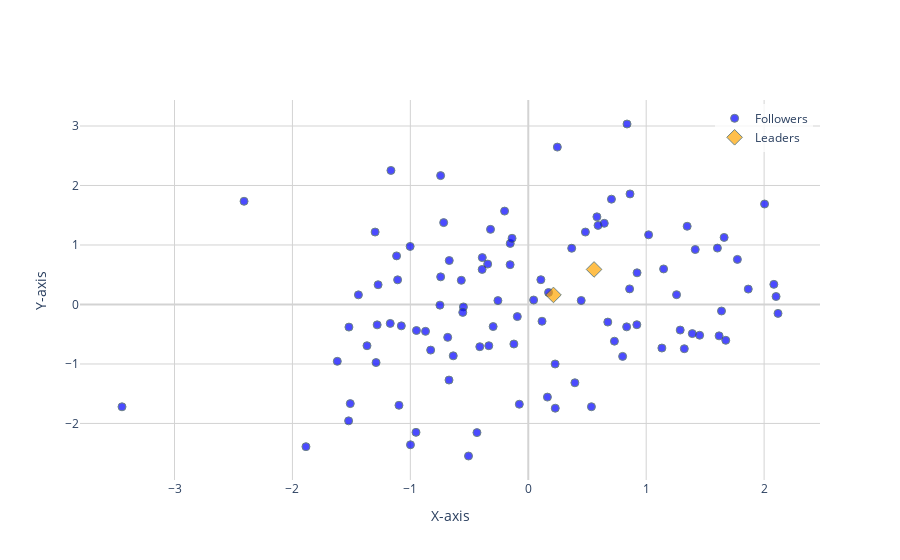

Notebook code for this chart:
### Code cell
if delta > 0:
    fig = create_scatter_plot(
            data_sets=[(xs[:, 0], xs[:, 1]), (zs[:, 0], zs[:, 1]), (phis[:, 0], phis[:, 1])],
            labels=["Followers", "Leaders", "Status quo"],
            colors=["blue", "orange", "green"],
            sizes=[8, 12, 10],
            symbols=["circle", "diamond", "star"],
            title=""
        )
else:
    fig = create_scatter_plot(
            data_sets=[(xs[:, 0], xs[:, 1]), (zs[:, 0], zs[:, 1])],
            labels=["Followers", "Leaders"],
            colors=["blue", "orange"],
            sizes=[8, 12],
            symbols=["circle", "diamond"],
            title=""
        )
fig.show()

### Figure 1 — Plotly figure (JSON) as saved in the notebook; plotly's stock layout.template omitted (floating-point values rounded to 4 significant figures)
{"data": [{"hovertemplate": "Followers<br>X: %{x:.2f}<br>Y: %{y:.2f}<br><extra></extra>", "marker": {"color": "blue", "line": {"color": "DarkSlateGrey", "width": 1}, "opacity": 0.7, "size": 8, "symbol": "circle"}, "mode": "markers", "name": "Followers", "type": "scatter", "x": [1.133, -1.108, 1.618, 0.7054, 0.4844, -0.67, 0.6445, 0.6744, -0.7434, 0.8375, 1.323, -0.9521, 0.1623, -1.524, 0.5356, 1.416, 0.2465, -1.096, -1.521, -1.619, -1.165, -1.274, -0.55, -0.6722, 1.148, 1.773, 0.8343, 0.8595, -1.117, 0.863, 2.118, 2.083, -1.291, -1.002, 1.391, 0.7306, -0.5069, 0.1067, -0.7175, -1.281, -1.076, -0.8713, -0.9484, 1.288, -0.3441, -0.7429, 1.348, 0.04558, -0.6363, 1.453, 0.2289, 0.5821, -0.2979, -0.5679, -1.299, -0.749, -0.122, 1.675, -1.368, 0.2279, 0.9226, 2.101, -0.1529, 1.02, -0.1538, -0.8277, -0.6833, 0.1167, -0.1375, 1.604, 1.661, 0.3953, 0.172, -3.445, 1.866, -1.44, -0.32, -0.2008, 0.9207, -0.3898, -0.5556, -0.09288, -0.4351, -0.411, 0.8002, 2.004, -0.3911, 0.4489, -2.41, 1.257, 1.639, -1.509, -1.171, -0.999, -0.07588, 0.3683, -1.885, 0.5917, -0.3347, -0.2575], "y": [-0.7323, 0.4142, -0.5276, 1.771, 1.218, 0.7386, 1.364, -0.2958, 2.166, 3.034, -0.7437, -2.149, -1.557, -1.956, -1.719, 0.9236, 2.646, -1.695, -0.3803, -0.9555, 2.253, 0.3321, -0.04068, -1.27, 0.5972, 0.7579, -0.3764, 0.262, 0.8167, 1.858, -0.1497, 0.338, -0.9763, 0.9758, -0.4896, -0.6168, -2.547, 0.4165, 1.376, -0.3427, -0.3596, -0.4515, -0.4375, -0.4301, 0.6791, 0.4641, 1.315, 0.07476, -0.8634, -0.5167, -1.744, 1.473, -0.3712, 0.4064, 1.218, -0.01108, -0.6644, -0.6022, -0.6932, -1.0, 0.5325, 0.134, 1.026, 1.171, 0.6692, -0.7669, -0.5526, -0.2818, 1.113, 0.9478, 1.127, -1.316, 0.2015, -1.72, 0.2588, 0.1617, 1.263, 1.57, -0.3401, 0.7878, -0.133, -0.2034, -2.154, -0.7099, -0.8725, 1.689, 0.5891, 0.06733, 1.735, 0.1647, -0.1094, -1.666, -0.3185, -2.358, -1.676, 0.945, -2.39, 1.329, -0.6933, 0.0656]}, {"hovertemplate": "Leaders<br>X: %{x:.2f}<br>Y: %{y:.2f}<br><extra></extra>", "marker": {"color": "orange", "line": {"color": "DarkSlateGrey", "width": 1}, "opacity": 0.7, "size": 12, "symbol": "diamond"}, "mode": "markers", "name": "Leaders", "type": "scatter", "x": [0.5579, 0.2135], "y": [0.5889, 0.1603]}], "layout": {"autosize": true, "hovermode": "closest", "legend": {"bgcolor": "rgba(255, 255, 255, 0.8)", "x": 0.99, "xanchor": "right", "y": 0.99, "yanchor": "top"}, "plot_bgcolor": "white", "showlegend": true, "title": {"font": {"size": 24}, "text": "", "x": 0.5}, "xaxis": {"autorange": true, "gridcolor": "LightGrey", "gridwidth": 1, "range": [-3.781, 2.453], "showgrid": true, "title": {"font": {"size": 14}, "text": "X-axis"}, "type": "linear", "zeroline": true, "zerolinecolor": "LightGrey", "zerolinewidth": 2}, "yaxis": {"autorange": true, "gridcolor": "LightGrey", "gridwidth": 1, "range": [-3.061, 3.548], "showgrid": true, "title": {"font": {"size": 14}, "text": "Y-axis"}, "type": "linear", "zeroline": true, "zerolinecolor": "LightGrey", "zerolinewidth": 2}}}
